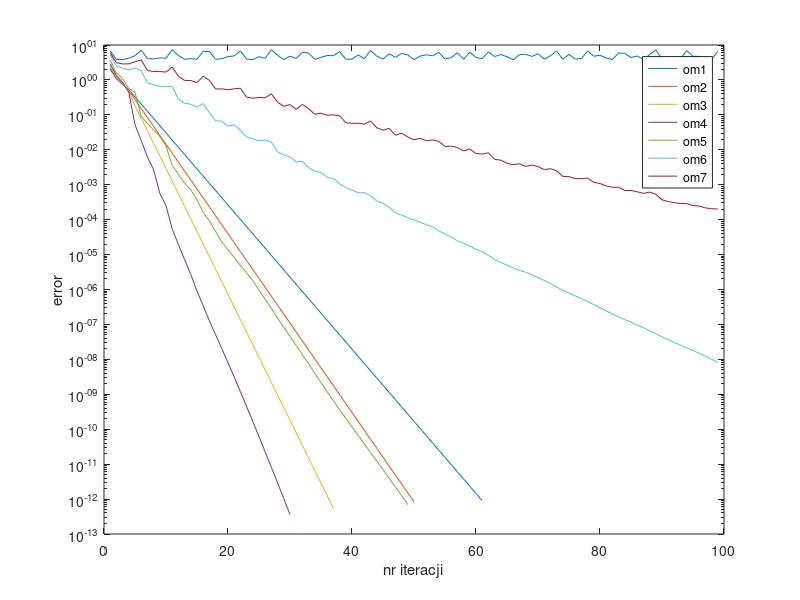

This chart was generated by the following MATLAB code:
clear
A=[2 1 -2;1 5 -3;3 -9 1];
b=[1;25;15];
for i=1:numel(b)
    b_z(i,1)=((1e-5)*(2*rand-1));
end
%b_z=b_z'; jakby bylo b_z(i)
[L,U]=lu(A);
y=L\b;
x=U\y;

b2=b+b_z;
y2=L\b2;
x2=U\y2;
blad_t=cond(A)*norm(b_z)/norm(b)
blad_r=norm(x2-x)/norm(x)
if blad_r<blad_t
fprintf("jd\n");
else

fprintf("nie jd\n");
end
%%
clear
A=(-4)*eye(6);
for i=1:6
    for j=1:6
        if abs(i-j)==2 | abs(i-j)==1
            A(i,j)=1;
        end 

    end 
end
x0=[3 3 3 3 3 3]';
omega=1.02;
D=diag(diag(A));
L=tril(A)-D;
U=triu(A)-D;
b=sum(A,2);
M=(inv(D+omega*L))*((1-omega)*D-omega*U);
w=omega*(inv(D+omega*L))*b;
x_old=x0;
error=5*1e-12;
i=1;
imax=100;
x=x_old;
while(error>=1e-12 & i<imax) 
    x_new=M*x_old+w;
    x=[x x_new];
    error(i)=norm(x_new-x_old);
    x_old=x_new;
    i=i+1;
end
x_new;
semilogy(error)
hold on;
xlabel("nr iteracj")
ylabel("error")
%%
clear
A=(-4)*eye(6);
for i=1:6
    for j=1:6
        if abs(i-j)==2 | abs(i-j)==1
            A(i,j)=1;
        end 

    end 
end
x0=[3 3 3 3 3 3]';
D=diag(diag(A));
L=tril(A)-D;
U=triu(A)-D;
b=sum(A,2);
omega_v=[1.1 1.2 1.3 1.5 1.8 1.9 2];
for omega=omega_v
   
    M=(inv(D+omega*L))*((1-omega)*D-omega*U);
    w=omega*(inv(D+omega*L))*b;
    x_old=x0;
    error=5*1e-12;
    i=1;
    imax=100;
    x=x_old;
    while(error(end)>=1e-12 & i<imax) 
        x_new=M*x_old+w;
        x=[x x_new];
        error(i)=norm(x_new-x_old);
        x_old=x_new;
        i=i+1;
    end
    x_new;
    semilogy(error)
    hold on;
    xlabel("nr iteracji")
    ylabel("error")

end 
legend('om1','om2','om3','om4','om5','om6','om7')
